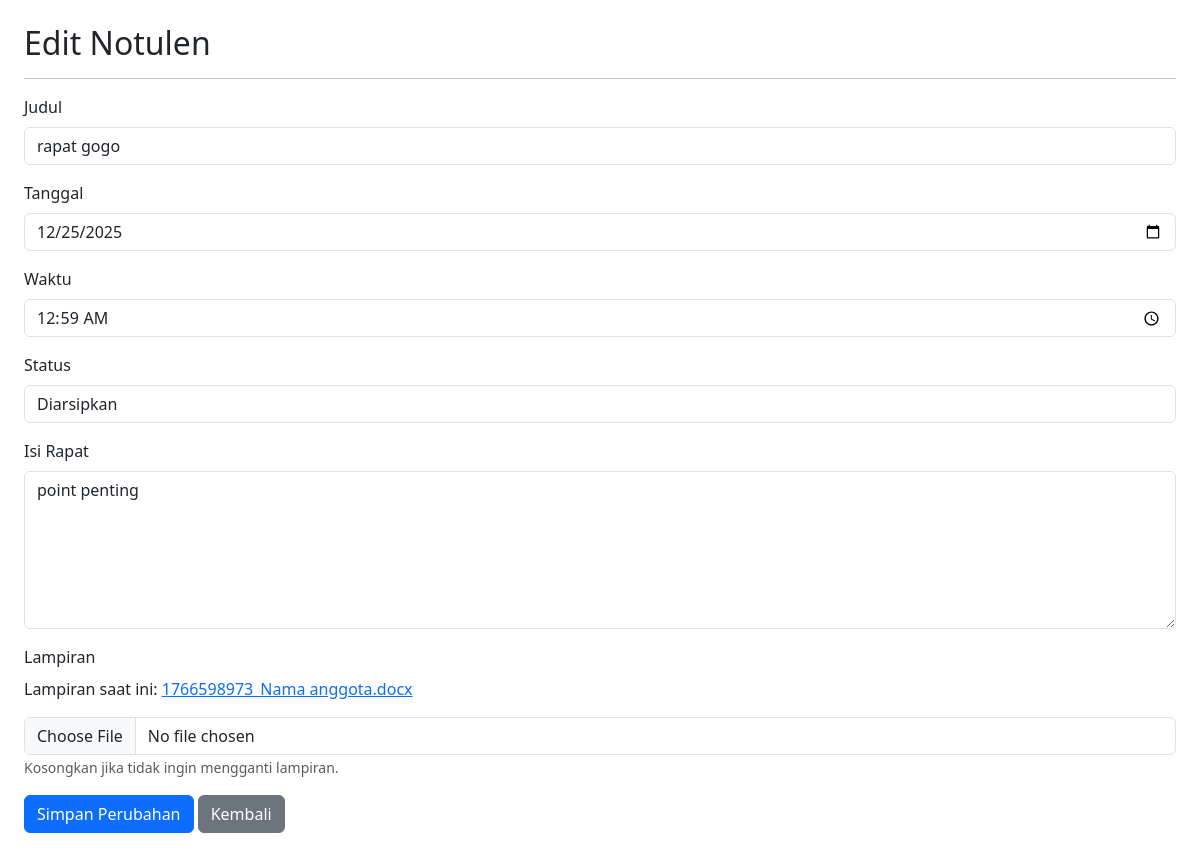
Screenshot of /edit-notulen.php?id=16 with the database file from the repository.
### tables this page shows
CREATE TABLE `isi_notulen` (
  `id` int NOT NULL,
  `judul` varchar(255) DEFAULT NULL COMMENT 'judul notulen',
  `tanggal` date DEFAULT NULL COMMENT 'tanggal notulen dibuat',
  `waktu` time NOT NULL,
  `isi` text COMMENT 'isi notulen lengkap',
  `lampiran` varchar(255) NOT NULL,
  `status` enum('draft','aktif','diarsipkan') NOT NULL COMMENT 'simpan status notulen'
);

### edit-notulen.php (the view, shortened to what this page needs)
<?php
include 'koneksi.php';
$id = $_GET['id'];
$result = mysqli_query($koneksi, "SELECT * FROM isi_notulen WHERE id='$id'");
$row = mysqli_fetch_assoc($result);
?>
<!DOCTYPE html>
<html>
<head>
    <link rel="stylesheet" href="bootstrap/css/bootstrap.min.css">
</head>
<body class="p-4">
<h2>Edit Notulen</h2>
<hr>
<form method="POST" enctype="multipart/form-data">
    <div class="mb-3">
        <label class="form-label">Judul</label>
        <input type="text" name="judul" class="form-control"
               value="<?= htmlspecialchars($row['judul']); ?>" required>
    </div>
    <div class="mb-3">
        <label class="form-label">Tanggal</label>
        <input type="date" name="tanggal" class="form-control"
               value="<?= $row['tanggal']; ?>" required>
    </div>
    <div class="mb-3">
        <label class="form-label">Waktu</label>
        <input type="time" name="waktu" class="form-control"
               value="<?= $row['waktu']; ?>">
    </div>
    <div class="mb-3">
        <label class="form-label">Status</label>
        <select name="status" class="form-control">
            <option value="diarsipkan" <?= $row['status']=="diarsipkan" ? "selected" : ""; ?>>Diarsipkan</option>
        </select>
    </div>
    <div class="mb-3">
        <label class="form-label">Isi Rapat</label>
        <textarea name="isi" class="form-control" rows="6" required><?= htmlspecialchars($row['isi']); ?></textarea>
    </div>
    <div class="mb-3">
        <label class="form-label">Lampiran</label><br>
        <?php if (!empty($row['lampiran'])): ?>
            <p>Lampiran saat ini:
                <a href="lampiran/<?= $row['lampiran']; ?>" target="_blank">
                    <?= $row['lampiran']; ?>
                </a>
            </p>
        <?php else: ?>
            <p><i>Tidak ada lampiran.</i></p>
        <?php endif; ?>
        <input type="file" name="lampiran" class="form-control">
        <small class="text-muted">Kosongkan jika tidak ingin mengganti lampiran.</small>
    </div>
    <button type="submit" name="update" class="btn btn-primary">Simpan Perubahan</button>
    <a href="daftar-notulen.php" class="btn btn-secondary">Kembali</a>
</form>
</body>
</html>

### rows the page displays
isi_notulen: judul "rapat gogo", tanggal "12/25/2025", waktu "00:59:00", status "Diarsipkan", isi "point penting", lampiran "1766598973_Nama anggota.docx"
